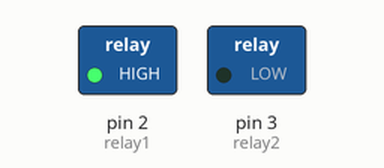
Bench run of a sketch on a simulated Arduino Uno, built with avr-gcc and run on an emulated ATmega328P. On the bench: switched loads named in the sketch (green lamp = pin HIGH).

Above: at 2.2 s.
At 6.7 s:
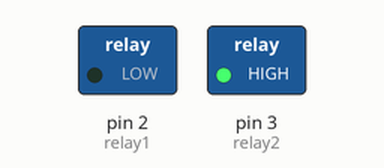
Timing chart, 0 to 11.6 s (numbered marks = the images above):
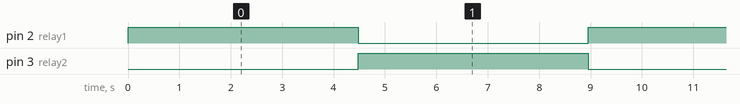

The sketch:

linear_actuator_test.ino
```cpp
const int relay1 =2;
const int relay2 =3;
void setup() {
  // put your setup code here, to run once:
  pinMode(relay1, OUTPUT);
  pinMode(relay2, OUTPUT);
}

void loop() {
  long long int pull=400000;
  long long int push=400000;
  while(push--){
    digitalWrite(relay1, HIGH);
    digitalWrite(relay2, LOW);
  }
  while(pull--){
    digitalWrite(relay1, LOW);
    digitalWrite(relay2, HIGH);
  }

}
```

Measured:
- by itself, pin 2 (relay1), pin 3 (relay2): alternates HIGH for 4.5 s and LOW for 4.5 s
